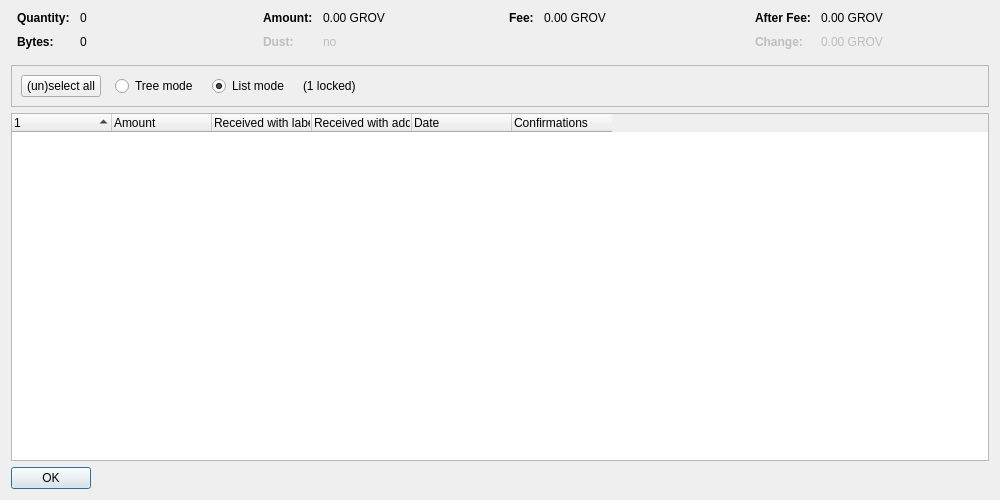
<?xml version="1.0" encoding="UTF-8"?>
<ui version="4.0">
 <class>CoinControlDialog</class>
 <widget class="QDialog" name="CoinControlDialog">
  <property name="geometry">
   <rect>
    <x>0</x>
    <y>0</y>
    <width>1000</width>
    <height>500</height>
   </rect>
  </property>
  <property name="windowTitle">
   <string>Coin Selection</string>
  </property>
  <layout class="QVBoxLayout" name="verticalLayout">
   <item>
    <layout class="QHBoxLayout" name="horizontalLayoutTop" stretch="0,0,0,0">
     <property name="topMargin">
      <number>0</number>
     </property>
     <property name="bottomMargin">
      <number>10</number>
     </property>
     <item>
      <layout class="QFormLayout" name="formLayoutCoinControl1">
       <property name="horizontalSpacing">
        <number>10</number>
       </property>
       <property name="verticalSpacing">
        <number>10</number>
       </property>
       <property name="leftMargin">
        <number>6</number>
       </property>
       <property name="rightMargin">
        <number>6</number>
       </property>
       <item row="0" column="0">
        <widget class="QLabel" name="labelCoinControlQuantityText">
         <property name="font">
          <font>
           <weight>75</weight>
           <bold>true</bold>
          </font>
         </property>
         <property name="text">
          <string>Quantity:</string>
         </property>
        </widget>
       </item>
       <item row="0" column="1">
        <widget class="QLabel" name="labelCoinControlQuantity">
         <property name="cursor">
          <cursorShape>IBeamCursor</cursorShape>
         </property>
         <property name="contextMenuPolicy">
          <enum>Qt::ActionsContextMenu</enum>
         </property>
         <property name="text">
          <string notr="true">0</string>
         </property>
         <property name="textInteractionFlags">
          <set>Qt::LinksAccessibleByMouse|Qt::TextSelectableByKeyboard|Qt::TextSelectableByMouse</set>
         </property>
        </widget>
       </item>
       <item row="1" column="0">
        <widget class="QLabel" name="labelCoinControlBytesText">
         <property name="font">
          <font>
           <weight>75</weight>
           <bold>true</bold>
          </font>
         </property>
         <property name="text">
          <string>Bytes:</string>
         </property>
        </widget>
       </item>
       <item row="1" column="1">
        <widget class="QLabel" name="labelCoinControlBytes">
         <property name="cursor">
          <cursorShape>IBeamCursor</cursorShape>
         </property>
         <property name="contextMenuPolicy">
          <enum>Qt::ActionsContextMenu</enum>
         </property>
         <property name="text">
          <string notr="true">0</string>
         </property>
         <property name="textInteractionFlags">
          <set>Qt::LinksAccessibleByMouse|Qt::TextSelectableByKeyboard|Qt::TextSelectableByMouse</set>
         </property>
        </widget>
       </item>
      </layout>
     </item>
     <item>
      <layout class="QFormLayout" name="formLayoutCoinControl2">
       <property name="horizontalSpacing">
        <number>10</number>
       </property>
       <property name="verticalSpacing">
        <number>10</number>
       </property>
       <property name="leftMargin">
        <number>6</number>
       </property>
       <property name="rightMargin">
        <number>6</number>
       </property>
       <item row="0" column="0">
        <widget class="QLabel" name="labelCoinControlAmountText">
         <property name="font">
          <font>
           <weight>75</weight>
           <bold>true</bold>
          </font>
         </property>
         <property name="text">
          <string>Amount:</string>
         </property>
        </widget>
       </item>
       <item row="0" column="1">
        <widget class="QLabel" name="labelCoinControlAmount">
         <property name="cursor">
          <cursorShape>IBeamCursor</cursorShape>
         </property>
         <property name="contextMenuPolicy">
          <enum>Qt::ActionsContextMenu</enum>
         </property>
         <property name="text">
          <string notr="true">0.00 GROV</string>
         </property>
         <property name="textInteractionFlags">
          <set>Qt::LinksAccessibleByMouse|Qt::TextSelectableByKeyboard|Qt::TextSelectableByMouse</set>
         </property>
        </widget>
       </item>
       <item row="1" column="0">
        <widget class="QLabel" name="labelCoinControlLowOutputText">
         <property name="enabled">
          <bool>false</bool>
         </property>
         <property name="font">
          <font>
           <weight>75</weight>
           <bold>true</bold>
          </font>
         </property>
         <property name="text">
          <string>Dust:</string>
         </property>
        </widget>
       </item>
       <item row="1" column="1">
        <widget class="QLabel" name="labelCoinControlLowOutput">
         <property name="enabled">
          <bool>false</bool>
         </property>
         <property name="cursor">
          <cursorShape>IBeamCursor</cursorShape>
         </property>
         <property name="contextMenuPolicy">
          <enum>Qt::ActionsContextMenu</enum>
         </property>
         <property name="text">
          <string notr="true">no</string>
         </property>
         <property name="textInteractionFlags">
          <set>Qt::LinksAccessibleByMouse|Qt::TextSelectableByKeyboard|Qt::TextSelectableByMouse</set>
         </property>
        </widget>
       </item>
      </layout>
     </item>
     <item>
      <layout class="QFormLayout" name="formLayoutCoinControl3">
       <property name="horizontalSpacing">
        <number>10</number>
       </property>
       <property name="verticalSpacing">
        <number>10</number>
       </property>
       <property name="leftMargin">
        <number>6</number>
       </property>
       <property name="rightMargin">
        <number>6</number>
       </property>
       <item row="0" column="0">
        <widget class="QLabel" name="labelCoinControlFeeText">
         <property name="font">
          <font>
           <weight>75</weight>
           <bold>true</bold>
          </font>
         </property>
         <property name="text">
          <string>Fee:</string>
         </property>
        </widget>
       </item>
       <item row="0" column="1">
        <widget class="QLabel" name="labelCoinControlFee">
         <property name="cursor">
          <cursorShape>IBeamCursor</cursorShape>
         </property>
         <property name="contextMenuPolicy">
          <enum>Qt::ActionsContextMenu</enum>
         </property>
         <property name="text">
          <string notr="true">0.00 GROV</string>
         </property>
         <property name="textInteractionFlags">
          <set>Qt::LinksAccessibleByMouse|Qt::TextSelectableByKeyboard|Qt::TextSelectableByMouse</set>
         </property>
        </widget>
       </item>
      </layout>
     </item>
     <item>
      <layout class="QFormLayout" name="formLayoutCoinControl4">
       <property name="horizontalSpacing">
        <number>10</number>
       </property>
       <property name="verticalSpacing">
        <number>10</number>
       </property>
       <property name="leftMargin">
        <number>6</number>
       </property>
       <property name="rightMargin">
        <number>6</number>
       </property>
       <item row="0" column="0">
        <widget class="QLabel" name="labelCoinControlAfterFeeText">
         <property name="font">
          <font>
           <weight>75</weight>
           <bold>true</bold>
          </font>
         </property>
         <property name="text">
          <string>After Fee:</string>
         </property>
        </widget>
       </item>
       <item row="0" column="1">
        <widget class="QLabel" name="labelCoinControlAfterFee">
         <property name="cursor">
          <cursorShape>IBeamCursor</cursorShape>
         </property>
         <property name="contextMenuPolicy">
          <enum>Qt::ActionsContextMenu</enum>
         </property>
         <property name="text">
          <string notr="true">0.00 GROV</string>
         </property>
         <property name="textInteractionFlags">
          <set>Qt::LinksAccessibleByMouse|Qt::TextSelectableByKeyboard|Qt::TextSelectableByMouse</set>
         </property>
        </widget>
       </item>
       <item row="1" column="0">
        <widget class="QLabel" name="labelCoinControlChangeText">
         <property name="enabled">
          <bool>false</bool>
         </property>
         <property name="font">
          <font>
           <weight>75</weight>
           <bold>true</bold>
          </font>
         </property>
         <property name="text">
          <string>Change:</string>
         </property>
        </widget>
       </item>
       <item row="1" column="1">
        <widget class="QLabel" name="labelCoinControlChange">
         <property name="enabled">
          <bool>false</bool>
         </property>
         <property name="cursor">
          <cursorShape>IBeamCursor</cursorShape>
         </property>
         <property name="contextMenuPolicy">
          <enum>Qt::ActionsContextMenu</enum>
         </property>
         <property name="text">
          <string notr="true">0.00 GROV</string>
         </property>
         <property name="textInteractionFlags">
          <set>Qt::LinksAccessibleByMouse|Qt::TextSelectableByKeyboard|Qt::TextSelectableByMouse</set>
         </property>
        </widget>
       </item>
      </layout>
     </item>
    </layout>
   </item>
   <item>
    <widget class="QFrame" name="frame">
     <property name="minimumSize">
      <size>
       <width>0</width>
       <height>40</height>
      </size>
     </property>
     <property name="frameShape">
      <enum>QFrame::StyledPanel</enum>
     </property>
     <property name="frameShadow">
      <enum>QFrame::Sunken</enum>
     </property>
     <layout class="QHBoxLayout" name="horizontalLayout">
      <item>
       <layout class="QHBoxLayout" name="horizontalLayoutPanel" stretch="0,0,0,0,0">
        <property name="spacing">
         <number>14</number>
        </property>
        <item>
         <widget class="QPushButton" name="pushButtonSelectAll">
          <property name="sizePolicy">
           <sizepolicy hsizetype="Maximum" vsizetype="Fixed">
            <horstretch>0</horstretch>
            <verstretch>0</verstretch>
           </sizepolicy>
          </property>
          <property name="text">
           <string>(un)select all</string>
          </property>
          <property name="autoDefault">
           <bool>false</bool>
          </property>
         </widget>
        </item>
        <item>
         <widget class="QRadioButton" name="radioTreeMode">
          <property name="sizePolicy">
           <sizepolicy hsizetype="Maximum" vsizetype="Fixed">
            <horstretch>0</horstretch>
            <verstretch>0</verstretch>
           </sizepolicy>
          </property>
          <property name="text">
           <string>Tree mode</string>
          </property>
         </widget>
        </item>
        <item>
         <widget class="QRadioButton" name="radioListMode">
          <property name="sizePolicy">
           <sizepolicy hsizetype="Maximum" vsizetype="Fixed">
            <horstretch>0</horstretch>
            <verstretch>0</verstretch>
           </sizepolicy>
          </property>
          <property name="text">
           <string>List mode</string>
          </property>
          <property name="checked">
           <bool>true</bool>
          </property>
         </widget>
        </item>
        <item>
         <widget class="QLabel" name="labelLocked">
          <property name="text">
           <string notr="true">(1 locked)</string>
          </property>
         </widget>
        </item>
        <item>
         <spacer name="horizontalSpacer">
          <property name="orientation">
           <enum>Qt::Horizontal</enum>
          </property>
          <property name="sizeHint" stdset="0">
           <size>
            <width>40</width>
            <height>20</height>
           </size>
          </property>
         </spacer>
        </item>
       </layout>
      </item>
     </layout>
    </widget>
   </item>
   <item>
    <widget class="CoinControlTreeWidget" name="treeWidget">
     <property name="contextMenuPolicy">
      <enum>Qt::CustomContextMenu</enum>
     </property>
     <property name="sortingEnabled">
      <bool>false</bool>
     </property>
     <property name="columnCount">
      <number>6</number>
     </property>
     <attribute name="headerShowSortIndicator" stdset="0">
      <bool>true</bool>
     </attribute>
     <attribute name="headerStretchLastSection">
      <bool>false</bool>
     </attribute>
     <column>
      <property name="text">
       <string/>
      </property>
     </column>
     <column>
      <property name="text">
       <string>Amount</string>
      </property>
     </column>
     <column>
      <property name="text">
       <string>Received with label</string>
      </property>
     </column>
     <column>
      <property name="text">
       <string>Received with address</string>
      </property>
     </column>
     <column>
      <property name="text">
       <string>Date</string>
      </property>
     </column>
     <column>
      <property name="text">
       <string>Confirmations</string>
      </property>
      <property name="toolTip">
       <string>Confirmed</string>
      </property>
     </column>
     <column>
      <property name="text">
       <string/>
      </property>
     </column>
     <column>
      <property name="text">
       <string/>
      </property>
     </column>
     <column>
      <property name="text">
       <string/>
      </property>
     </column>
     <column>
      <property name="text">
       <string/>
      </property>
     </column>
    </widget>
   </item>
   <item>
    <widget class="QDialogButtonBox" name="buttonBox">
     <property name="sizePolicy">
      <sizepolicy hsizetype="Maximum" vsizetype="Fixed">
       <horstretch>0</horstretch>
       <verstretch>0</verstretch>
      </sizepolicy>
     </property>
     <property name="orientation">
      <enum>Qt::Horizontal</enum>
     </property>
     <property name="standardButtons">
      <set>QDialogButtonBox::Ok</set>
     </property>
    </widget>
   </item>
  </layout>
 </widget>
 <customwidgets>
  <customwidget>
   <class>CoinControlTreeWidget</class>
   <extends>QTreeWidget</extends>
   <header>qt/coincontroltreewidget.h</header>
  </customwidget>
 </customwidgets>
 <resources/>
 <connections/>
</ui>
